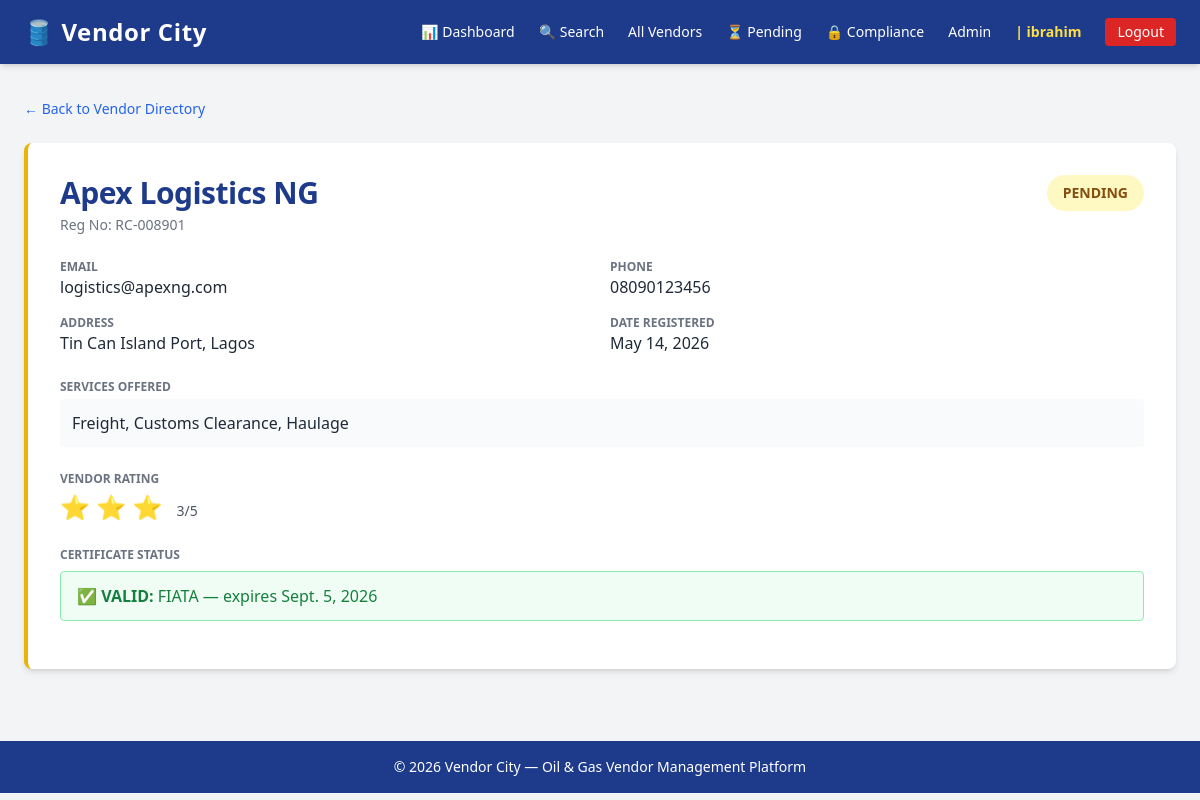
The page /vendors/8/ (signed in) on the database as committed earlier.
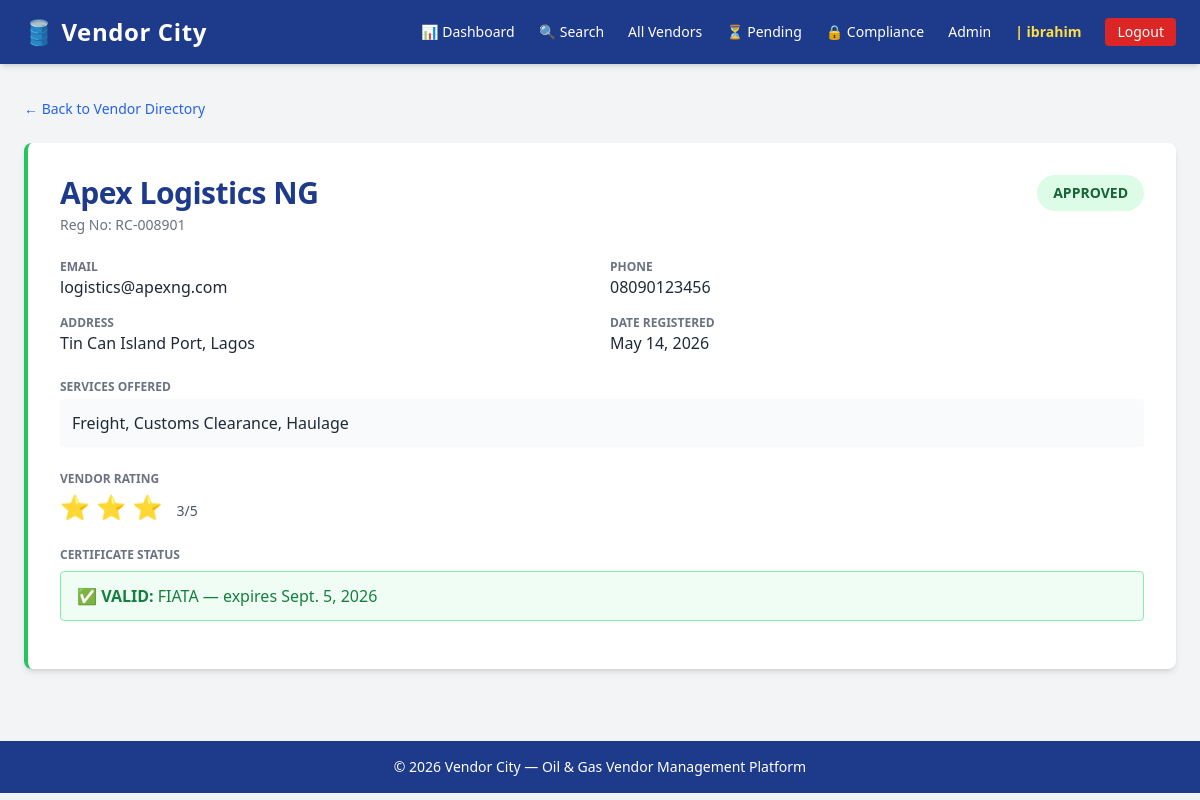
The same page on the database as committed later.
### vendors/models.py (models this page shows, shortened)
class Vendor(models.Model):
    user = models.OneToOneField(
        settings.AUTH_USER_MODEL,
        on_delete=models.CASCADE,
        null=True, blank=True,
        related_name='vendor_profile'
    )
    company_name        = models.CharField(max_length=200)
    registration_number = models.CharField(max_length=100, unique=True)
    email               = models.EmailField(unique=True)
    phone               = models.CharField(max_length=20)
    address             = models.TextField()
    services_offered    = models.TextField(help_text="Describe the services this vendor provides")
    status              = models.CharField(max_length=20, choices=STATUS_CHOICES, default='pending')
    rating              = models.IntegerField(choices=RATING_CHOICES, default=3)
    certificate_name    = models.CharField(max_length=200, blank=True, null=True)
    certificate_file    = models.FileField(upload_to='certificates/', blank=True, null=True)
    certificate_expiry  = models.DateField(blank=True, null=True)
    date_registered     = models.DateTimeField(default=timezone.now)
    class Meta:
        ordering = ['-date_registered']
        verbose_name = 'Vendor'
        verbose_name_plural = 'Vendors'
    @property
    def is_certificate_expired(self):
        if self.certificate_expiry:
            return self.certificate_expiry < timezone.now().date()
        return False

### vendors/views.py (the view)
# urls.py: path('<int:pk>/', views.vendor_detail, name='vendor-detail'),
@login_required
def vendor_detail(request, pk):
    vendor = get_object_or_404(Vendor, pk=pk)
    context = {
        'vendor': vendor,
    }
    return render(request, 'vendors/vendor_detail.html', context)

### templates/vendors/vendor_detail.html (shortened to what this page needs)
{% extends 'base.html' %}
{% block content %}
<a href="{% url 'vendor-list' %}" class="text-blue-600 hover:underline text-sm mb-6 inline-block">
    ← Back to Vendor Directory
</a>
<div class="bg-white rounded-lg shadow-md p-8 border-l-4
    {% if vendor.status == 'approved' %}border-green-500
    {% elif vendor.status == 'pending' %}border-yellow-500
    {% else %}border-red-500{% endif %}">
    <div class="flex justify-between items-start mb-6">
        <div>
            <h1 class="text-3xl font-bold text-blue-900">{{ vendor.company_name }}</h1>
            <p class="text-gray-500 text-sm mt-1">Reg No: {{ vendor.registration_number }}</p>
        </div>
        <span class="px-4 py-2 rounded-full text-sm font-bold
            {% if vendor.status == 'approved' %}bg-green-100 text-green-800
            {% elif vendor.status == 'pending' %}bg-yellow-100 text-yellow-800
            {% else %}bg-red-100 text-red-800{% endif %}">
            {{ vendor.status|upper }}
        </span>
    </div>
    <div class="grid grid-cols-2 gap-4 mb-6">
        <div>
            <p class="text-gray-500 text-xs uppercase font-semibold">Email</p>
            <p class="text-gray-800">{{ vendor.email }}</p>
        </div>
        <div>
            <p class="text-gray-500 text-xs uppercase font-semibold">Phone</p>
            <p class="text-gray-800">{{ vendor.phone }}</p>
        </div>
        <div>
            <p class="text-gray-500 text-xs uppercase font-semibold">Address</p>
            <p class="text-gray-800">{{ vendor.address }}</p>
        </div>
        <div>
            <p class="text-gray-500 text-xs uppercase font-semibold">Date Registered</p>
            <p class="text-gray-800">{{ vendor.date_registered|date:"F j, Y" }}</p>
        </div>
    </div>
    <div class="mb-6">
        <p class="text-gray-500 text-xs uppercase font-semibold mb-1">Services Offered</p>
        <p class="text-gray-800 bg-gray-50 p-3 rounded">{{ vendor.services_offered }}</p>
    </div>
    <div class="mb-6">
        <p class="text-gray-500 text-xs uppercase font-semibold mb-1">Vendor Rating</p>
        <p class="text-yellow-500 text-2xl">
            {% for i in "12345" %}
                {% if forloop.counter <= vendor.rating %}⭐{% endif %}
            {% endfor %}
            <span class="text-gray-600 text-sm ml-2">{{ vendor.rating }}/5</span>
        </p>
    </div>
    <div class="mb-4">
        <p class="text-gray-500 text-xs uppercase font-semibold mb-2">Certificate Status</p>
        {% if vendor.is_certificate_expired %}
            <div class="bg-red-50 border border-red-300 text-red-700 px-4 py-3 rounded">
                ⚠️ <strong>EXPIRED:</strong> {{ vendor.certificate_name }} expired on {{ vendor.certificate_expiry }}
            </div>
        {% else %}
            <div class="bg-green-50 border border-green-300 text-green-700 px-4 py-3 rounded">
                ✅ <strong>VALID:</strong> {{ vendor.certificate_name }} — expires {{ vendor.certificate_expiry }}
            </div>
        {% endif %}
    </div>
</div>
{% endblock %}

Rows that differ between the two databases and show on the page:
changed Vendor "Apex Logistics NG": status "PENDING" → "APPROVED"
